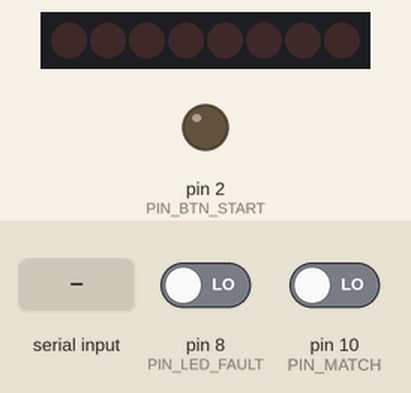
A sketch run on a simulated Arduino Uno, built with avr-gcc and run on an emulated ATmega328P. Shown: 8 shift-register outputs drawn as a row of LEDs (first output left, lit = HIGH), output pins drawn as LEDs (lit = HIGH). The inputs (shaded band) are chosen by the test bench; at power-on: pin 8 (PIN_LED_FAULT) LOW, pin 10 (PIN_MATCH) LOW. Pins used as bus, display or sensor lines are not drawn; what the sketch prints to the serial monitor is not drawn.

Above: at 1.2 s.
1.3 s: byte 1 (0x01) received over Serial
2.9 s: pin 8 (PIN_LED_FAULT) driven HIGH
Timing chart, 0 to 5.9 s (numbered marks = the images above; inputs shaded):
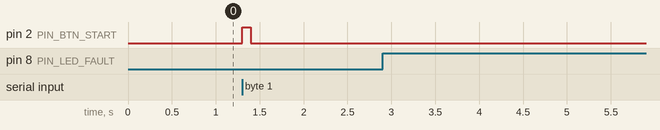

The sketch:

robo_arm_controller.ino
```cpp
/*
 * Arduino-посредник для управления роборукой на CD4000
 *
 * Подключение:
 * - Реле/транзисторы параллельно кнопкам ПУСК и СБРОС
 * - Сдвиговый регистр 74HC595 для эмуляции DIP-переключателей
 * - Оптроны для чтения светодиодов (обратная связь)
 */

#define PIN_BTN_START    2
#define PIN_BTN_RESET    3
#define PIN_DIP_DATA     4
#define PIN_DIP_CLOCK    5
#define PIN_DIP_LATCH    6
#define PIN_LED_READY    7
#define PIN_LED_FAULT    8
#define PIN_LED_POWER    9
#define PIN_MATCH        10

void setup() {
    Serial.begin(115200);
    pinMode(PIN_BTN_START, OUTPUT);
    pinMode(PIN_BTN_RESET, OUTPUT);
    pinMode(PIN_DIP_DATA, OUTPUT);
    pinMode(PIN_DIP_CLOCK, OUTPUT);
    pinMode(PIN_DIP_LATCH, OUTPUT);
    pinMode(PIN_LED_READY, INPUT);
    pinMode(PIN_LED_FAULT, INPUT);
    pinMode(PIN_LED_POWER, INPUT);
    pinMode(PIN_MATCH, INPUT);
    digitalWrite(PIN_BTN_START, LOW);
    digitalWrite(PIN_BTN_RESET, LOW);
    setDIPSwitch(0);
    Serial.println("READY");
}

void loop() {
    if (digitalRead(PIN_LED_FAULT) == HIGH) {
        Serial.println("FAULT");
    }
    if (digitalRead(PIN_MATCH) == HIGH) {
        Serial.println("GRIPPED");
    }
    if (Serial.available() > 0) {
        byte command = Serial.read();
        switch (command) {
            case 0x00: Serial.println("READY"); break;
            case 0x01: pressStart(); break;
            case 0x02: pressReset(); break;
            case 0x03:
                if (Serial.available() > 0) {
                    byte steps = Serial.read();
                    setDIPSwitch(steps);
                }
                break;
        }
    }
}

void pressStart() {
    Serial.println("MOVING");
    digitalWrite(PIN_BTN_START, HIGH);
    delay(100);
    digitalWrite(PIN_BTN_START, LOW);
}

void pressReset() {
    digitalWrite(PIN_BTN_RESET, HIGH);
    delay(100);
    digitalWrite(PIN_BTN_RESET, LOW);
    Serial.println("RELEASED");
}

void setDIPSwitch(byte value) {
    digitalWrite(PIN_DIP_LATCH, LOW);
    shiftOut(PIN_DIP_DATA, PIN_DIP_CLOCK, MSBFIRST, value);
    digitalWrite(PIN_DIP_LATCH, HIGH);
}
```

Measured:
- after the input at 1.3 s, pin 2 (PIN_BTN_START): LOW → HIGH at once, → LOW 0.10 s later
